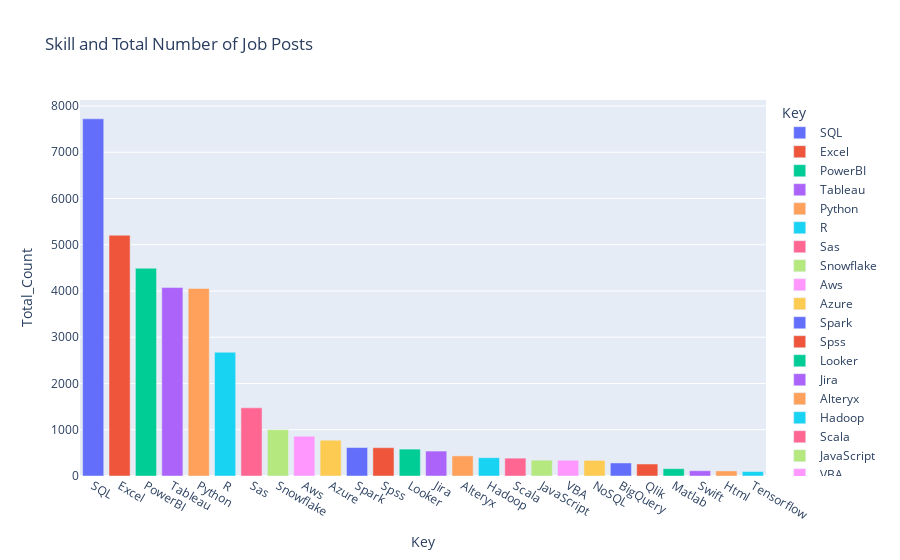

This figure's notebook cell:
### Code cell
fig = px.bar(dfr, x = 'Key',   y = 'Total_Count' , color = "Key", title = "Skill and Total Number of Job Posts")
fig.show()

### Figure 1 — Plotly figure (JSON) as saved in the notebook; plotly's stock layout.template omitted (floating-point values rounded to 4 significant figures)
{"data": [{"alignmentgroup": "True", "hovertemplate": "Key=%{x}<br>Total_Count=%{y}<extra></extra>", "legendgroup": "SQL", "marker": {"color": "#636efa", "pattern": {"shape": ""}}, "name": "SQL", "offsetgroup": "SQL", "orientation": "v", "showlegend": true, "textposition": "auto", "type": "bar", "x": ["SQL"], "xaxis": "x", "y": [7722], "yaxis": "y"}, {"alignmentgroup": "True", "hovertemplate": "Key=%{x}<br>Total_Count=%{y}<extra></extra>", "legendgroup": "Excel", "marker": {"color": "#EF553B", "pattern": {"shape": ""}}, "name": "Excel", "offsetgroup": "Excel", "orientation": "v", "showlegend": true, "textposition": "auto", "type": "bar", "x": ["Excel"], "xaxis": "x", "y": [5204], "yaxis": "y"}, {"alignmentgroup": "True", "hovertemplate": "Key=%{x}<br>Total_Count=%{y}<extra></extra>", "legendgroup": "PowerBI", "marker": {"color": "#00cc96", "pattern": {"shape": ""}}, "name": "PowerBI", "offsetgroup": "PowerBI", "orientation": "v", "showlegend": true, "textposition": "auto", "type": "bar", "x": ["PowerBI"], "xaxis": "x", "y": [4491], "yaxis": "y"}, {"alignmentgroup": "True", "hovertemplate": "Key=%{x}<br>Total_Count=%{y}<extra></extra>", "legendgroup": "Tableau", "marker": {"color": "#ab63fa", "pattern": {"shape": ""}}, "name": "Tableau", "offsetgroup": "Tableau", "orientation": "v", "showlegend": true, "textposition": "auto", "type": "bar", "x": ["Tableau"], "xaxis": "x", "y": [4074], "yaxis": "y"}, {"alignmentgroup": "True", "hovertemplate": "Key=%{x}<br>Total_Count=%{y}<extra></extra>", "legendgroup": "Python", "marker": {"color": "#FFA15A", "pattern": {"shape": ""}}, "name": "Python", "offsetgroup": "Python", "orientation": "v", "showlegend": true, "textposition": "auto", "type": "bar", "x": ["Python"], "xaxis": "x", "y": [4055], "yaxis": "y"}, {"alignmentgroup": "True", "hovertemplate": "Key=%{x}<br>Total_Count=%{y}<extra></extra>", "legendgroup": "R", "marker": {"color": "#19d3f3", "pattern": {"shape": ""}}, "name": "R", "offsetgroup": "R", "orientation": "v", "showlegend": true, "textposition": "auto", "type": "bar", "x": ["R"], "xaxis": "x", "y": [2675], "yaxis": "y"}, {"alignmentgroup": "True", "hovertemplate": "Key=%{x}<br>Total_Count=%{y}<extra></extra>", "legendgroup": "Sas", "marker": {"color": "#FF6692", "pattern": {"shape": ""}}, "name": "Sas", "offsetgroup": "Sas", "orientation": "v", "showlegend": true, "textposition": "auto", "type": "bar", "x": ["Sas"], "xaxis": "x", "y": [1474], "yaxis": "y"}, {"alignmentgroup": "True", "hovertemplate": "Key=%{x}<br>Total_Count=%{y}<extra></extra>", "legendgroup": "Snowflake", "marker": {"color": "#B6E880", "pattern": {"shape": ""}}, "name": "Snowflake", "offsetgroup": "Snowflake", "orientation": "v", "showlegend": true, "textposition": "auto", "type": "bar", "x": ["Snowflake"], "xaxis": "x", "y": [1001], "yaxis": "y"}, {"alignmentgroup": "True", "hovertemplate": "Key=%{x}<br>Total_Count=%{y}<extra></extra>", "legendgroup": "Aws", "marker": {"color": "#FF97FF", "pattern": {"shape": ""}}, "name": "Aws", "offsetgroup": "Aws", "orientation": "v", "showlegend": true, "textposition": "auto", "type": "bar", "x": ["Aws"], "xaxis": "x", "y": [860], "yaxis": "y"}, {"alignmentgroup": "True", "hovertemplate": "Key=%{x}<br>Total_Count=%{y}<extra></extra>", "legendgroup": "Azure", "marker": {"color": "#FECB52", "pattern": {"shape": ""}}, "name": "Azure", "offsetgroup": "Azure", "orientation": "v", "showlegend": true, "textposition": "auto", "type": "bar", "x": ["Azure"], "xaxis": "x", "y": [774], "yaxis": "y"}, {"alignmentgroup": "True", "hovertemplate": "Key=%{x}<br>Total_Count=%{y}<extra></extra>", "legendgroup": "Spark", "marker": {"color": "#636efa", "pattern": {"shape": ""}}, "name": "Spark", "offsetgroup": "Spark", "orientation": "v", "showlegend": true, "textposition": "auto", "type": "bar", "x": ["Spark"], "xaxis": "x", "y": [615], "yaxis": "y"}, {"alignmentgroup": "True", "hovertemplate": "Key=%{x}<br>Total_Count=%{y}<extra></extra>", "legendgroup": "Spss", "marker": {"color": "#EF553B", "pattern": {"shape": ""}}, "name": "Spss", "offsetgroup": "Spss", "orientation": "v", "showlegend": true, "textposition": "auto", "type": "bar", "x": ["Spss"], "xaxis": "x", "y": [612], "yaxis": "y"}, {"alignmentgroup": "True", "hovertemplate": "Key=%{x}<br>Total_Count=%{y}<extra></extra>", "legendgroup": "Looker", "marker": {"color": "#00cc96", "pattern": {"shape": ""}}, "name": "Looker", "offsetgroup": "Looker", "orientation": "v", "showlegend": true, "textposition": "auto", "type": "bar", "x": ["Looker"], "xaxis": "x", "y": [581], "yaxis": "y"}, {"alignmentgroup": "True", "hovertemplate": "Key=%{x}<br>Total_Count=%{y}<extra></extra>", "legendgroup": "Jira", "marker": {"color": "#ab63fa", "pattern": {"shape": ""}}, "name": "Jira", "offsetgroup": "Jira", "orientation": "v", "showlegend": true, "textposition": "auto", "type": "bar", "x": ["Jira"], "xaxis": "x", "y": [539], "yaxis": "y"}, {"alignmentgroup": "True", "hovertemplate": "Key=%{x}<br>Total_Count=%{y}<extra></extra>", "legendgroup": "Alteryx", "marker": {"color": "#FFA15A", "pattern": {"shape": ""}}, "name": "Alteryx", "offsetgroup": "Alteryx", "orientation": "v", "showlegend": true, "textposition": "auto", "type": "bar", "x": ["Alteryx"], "xaxis": "x", "y": [435], "yaxis": "y"}, {"alignmentgroup": "True", "hovertemplate": "Key=%{x}<br>Total_Count=%{y}<extra></extra>", "legendgroup": "Hadoop", "marker": {"color": "#19d3f3", "pattern": {"shape": ""}}, "name": "Hadoop", "offsetgroup": "Hadoop", "orientation": "v", "showlegend": true, "textposition": "auto", "type": "bar", "x": ["Hadoop"], "xaxis": "x", "y": [396], "yaxis": "y"}, {"alignmentgroup": "True", "hovertemplate": "Key=%{x}<br>Total_Count=%{y}<extra></extra>", "legendgroup": "Scala", "marker": {"color": "#FF6692", "pattern": {"shape": ""}}, "name": "Scala", "offsetgroup": "Scala", "orientation": "v", "showlegend": true, "textposition": "auto", "type": "bar", "x": ["Scala"], "xaxis": "x", "y": [386], "yaxis": "y"}, {"alignmentgroup": "True", "hovertemplate": "Key=%{x}<br>Total_Count=%{y}<extra></extra>", "legendgroup": "JavaScript", "marker": {"color": "#B6E880", "pattern": {"shape": ""}}, "name": "JavaScript", "offsetgroup": "JavaScript", "orientation": "v", "showlegend": true, "textposition": "auto", "type": "bar", "x": ["JavaScript"], "xaxis": "x", "y": [343], "yaxis": "y"}, {"alignmentgroup": "True", "hovertemplate": "Key=%{x}<br>Total_Count=%{y}<extra></extra>", "legendgroup": "VBA", "marker": {"color": "#FF97FF", "pattern": {"shape": ""}}, "name": "VBA", "offsetgroup": "VBA", "orientation": "v", "showlegend": true, "textposition": "auto", "type": "bar", "x": ["VBA"], "xaxis": "x", "y": [340], "yaxis": "y"}, {"alignmentgroup": "True", "hovertemplate": "Key=%{x}<br>Total_Count=%{y}<extra></extra>", "legendgroup": "NoSQL", "marker": {"color": "#FECB52", "pattern": {"shape": ""}}, "name": "NoSQL", "offsetgroup": "NoSQL", "orientation": "v", "showlegend": true, "textposition": "auto", "type": "bar", "x": ["NoSQL"], "xaxis": "x", "y": [338], "yaxis": "y"}, {"alignmentgroup": "True", "hovertemplate": "Key=%{x}<br>Total_Count=%{y}<extra></extra>", "legendgroup": "BigQuery", "marker": {"color": "#636efa", "pattern": {"shape": ""}}, "name": "BigQuery", "offsetgroup": "BigQuery", "orientation": "v", "showlegend": true, "textposition": "auto", "type": "bar", "x": ["BigQuery"], "xaxis": "x", "y": [282], "yaxis": "y"}, {"alignmentgroup": "True", "hovertemplate": "Key=%{x}<br>Total_Count=%{y}<extra></extra>", "legendgroup": "Qlik", "marker": {"color": "#EF553B", "pattern": {"shape": ""}}, "name": "Qlik", "offsetgroup": "Qlik", "orientation": "v", "showlegend": true, "textposition": "auto", "type": "bar", "x": ["Qlik"], "xaxis": "x", "y": [259], "yaxis": "y"}, {"alignmentgroup": "True", "hovertemplate": "Key=%{x}<br>Total_Count=%{y}<extra></extra>", "legendgroup": "Matlab", "marker": {"color": "#00cc96", "pattern": {"shape": ""}}, "name": "Matlab", "offsetgroup": "Matlab", "orientation": "v", "showlegend": true, "textposition": "auto", "type": "bar", "x": ["Matlab"], "xaxis": "x", "y": [158], "yaxis": "y"}, {"alignmentgroup": "True", "hovertemplate": "Key=%{x}<br>Total_Count=%{y}<extra></extra>", "legendgroup": "Swift", "marker": {"color": "#ab63fa", "pattern": {"shape": ""}}, "name": "Swift", "offsetgroup": "Swift", "orientation": "v", "showlegend": true, "textposition": "auto", "type": "bar", "x": ["Swift"], "xaxis": "x", "y": [114], "yaxis": "y"}, {"alignmentgroup": "True", "hovertemplate": "Key=%{x}<br>Total_Count=%{y}<extra></extra>", "legendgroup": "Html", "marker": {"color": "#FFA15A", "pattern": {"shape": ""}}, "name": "Html", "offsetgroup": "Html", "orientation": "v", "showlegend": true, "textposition": "auto", "type": "bar", "x": ["Html"], "xaxis": "x", "y": [110], "yaxis": "y"}, {"alignmentgroup": "True", "hovertemplate": "Key=%{x}<br>Total_Count=%{y}<extra></extra>", "legendgroup": "Tensorflow", "marker": {"color": "#19d3f3", "pattern": {"shape": ""}}, "name": "Tensorflow", "offsetgroup": "Tensorflow", "orientation": "v", "showlegend": true, "textposition": "auto", "type": "bar", "x": ["Tensorflow"], "xaxis": "x", "y": [97], "yaxis": "y"}], "layout": {"barmode": "relative", "legend": {"title": {"text": "Key"}, "tracegroupgap": 0}, "title": {"text": "Skill and Total Number of Job Posts"}, "xaxis": {"anchor": "y", "categoryarray": ["SQL", "Excel", "PowerBI", "Tableau", "Python", "R", "Sas", "Snowflake", "Aws", "Azure", "Spark", "Spss", "Looker", "Jira", "Alteryx", "Hadoop", "Scala", "JavaScript", "VBA", "NoSQL", "BigQuery", "Qlik", "Matlab", "Swift", "Html", "Tensorflow"], "categoryorder": "array", "domain": [0, 1], "title": {"text": "Key"}}, "yaxis": {"anchor": "x", "domain": [0, 1], "title": {"text": "Total_Count"}}}}
